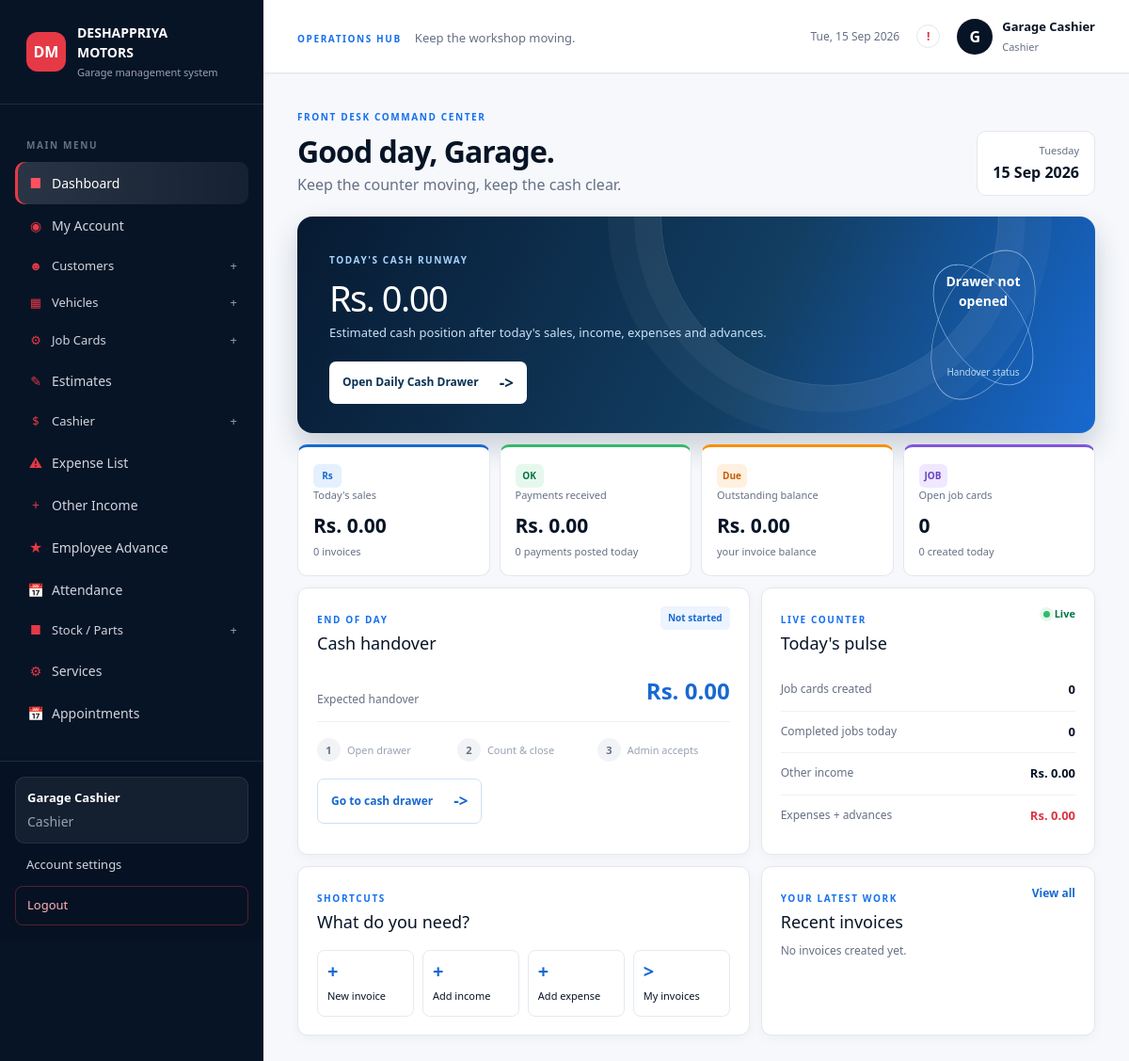
The app's page /index.php?page=cashier (signed in) with its own data.
### tables this page shows
CREATE TABLE IF NOT EXISTS `users` (
    `id` BIGINT UNSIGNED NOT NULL AUTO_INCREMENT,
    `name` VARCHAR(120) NOT NULL,
    `username` VARCHAR(80) NULL,
    `email` VARCHAR(190) NULL,
    `mobile` VARCHAR(40) NULL,
    `role` ENUM('administrator', 'cashier') NOT NULL DEFAULT 'cashier',
    `status` ENUM('active', 'inactive') NOT NULL DEFAULT 'active',
    `last_login_at` DATETIME NULL,
    `password` VARCHAR(255) NOT NULL,
    `created_at` TIMESTAMP NULL DEFAULT CURRENT_TIMESTAMP,
    `updated_at` TIMESTAMP NULL DEFAULT CURRENT_TIMESTAMP ON UPDATE CURRENT_TIMESTAMP,
    PRIMARY KEY (`id`),
    UNIQUE KEY `users_email_unique` (`email`),
    UNIQUE KEY `users_username_unique` (`username`)
);

### views/cashier-dashboard.php (the view, shortened to what the rows shown need)
<?php
require __DIR__ . '/../includes/header.php';
$firstName = strtok($user['name'], ' ');
$register = $cashierDashboard['register'];
$handoverStatus = $register['handover_status'] ?? 'not_submitted';
$handoverLabel = $register && ($register['status'] ?? '') === 'open' ? 'Drawer open' : (['not_submitted' => 'Not started', 'pending' => 'Waiting for admin', 'accepted' => 'Accepted', 'rejected' => 'Needs resubmission'][$handoverStatus] ?? 'Not started');
$handoverClass = $handoverStatus === 'accepted' ? 'is-success' : ($handoverStatus === 'rejected' ? 'is-danger' : ($handoverStatus === 'pending' ? 'is-warning' : 'is-info'));
$cashPosition = (float) ($register['opening_amount'] ?? 0) + $cashierDashboard['sales'] + $cashierDashboard['income'] - $cashierDashboard['expenses'] - $cashierDashboard['advances'];
?>
<main class="cashier-dashboard">
    <section class="cashier-welcome"><div><span class="eyebrow">Front desk command center</span><h1>Good day, <?= e($firstName) ?>.</h1><p>Keep the counter moving, keep the cash clear.</p></div><div class="cashier-date"><span><?= e(date('l')) ?></span><strong><?= e(date('d M Y')) ?></strong></div></section>
    <section class="cashier-hero-card"><div class="cashier-hero-copy"><span class="eyebrow">Today's cash runway</span><h2>Rs. <?= number_format($cashPosition, 2) ?></h2><p>Estimated cash position after today's sales, income, expenses and advances.</p><a class="cashier-primary-action" href="index.php?page=admin&amp;section=cashier-register">Open Daily Cash Drawer <span>-&gt;</span></a></div><div class="cashier-hero-orbit"><span class="orbit-ring"></span><span class="orbit-ring orbit-ring-two"></span><strong><?= $register ? e($handoverLabel) : 'Drawer not opened' ?></strong><small>Handover status</small></div></section>
    <section class="cashier-metrics"><a class="cashier-metric metric-blue" href="index.php?page=admin&amp;section=invoices-mine"><span class="metric-mark">Rs</span><small>Today's sales</small><strong>Rs. <?= number_format($cashierDashboard['sales'], 2) ?></strong><em><?= $cashierDashboard['invoice_count'] ?> invoice<?= $cashierDashboard['invoice_count'] === 1 ? '' : 's' ?></em></a><a class="cashier-metric metric-green" href="index.php?page=admin&amp;section=invoices-mine"><span class="metric-mark">OK</span><small>Payments received</small><strong>Rs. <?= number_format($cashierDashboard['payment_total'], 2) ?></strong><em><?= $cashierDashboard['payment_count'] ?> payment<?= $cashierDashboard['payment_count'] === 1 ? '' : 's' ?> posted today</em></a><a class="cashier-metric metric-orange" href="index.php?page=admin&amp;section=invoices-mine"><span class="metric-mark">Due</span><small>Outstanding balance</small><strong>Rs. <?= number_format($cashierDashboard['due'], 2) ?></strong><em>your invoice balance</em></a><a class="cashier-metric metric-purple" href="index.php?page=admin&amp;section=jobcards-pending"><span class="metric-mark">JOB</span><small>Open job cards</small><strong><?= number_format($cashierDashboard['open_jobs']) ?></strong><em><?= $cashierDashboard['jobs_today'] ?> created today</em></a></section>
    <section class="cashier-work-grid"><article class="cashier-panel cashier-handover-panel"><div class="cashier-panel-heading"><div><span class="eyebrow">End of day</span><h2>Cash handover</h2></div><span class="cashier-status <?= e($handoverClass) ?>"><?= e($handoverLabel) ?></span></div><div class="handover-amount"><span>Expected handover</span><strong>Rs. <?= number_format($cashierDashboard['expected'], 2) ?></strong></div><div class="handover-steps"><div class="handover-step <?= $register ? 'is-done' : '' ?>"><b>1</b><span>Open drawer</span></div><div class="handover-step <?= $register && $handoverStatus !== 'not_submitted' ? 'is-done' : '' ?>"><b>2</b><span>Count &amp; close</span></div><div class="handover-step <?= $handoverStatus === 'accepted' ? 'is-done' : '' ?>"><b>3</b><span>Admin accepts</span></div></div><a class="cashier-outline-action" href="index.php?page=admin&amp;section=cashier-register">Go to cash drawer <span>-&gt;</span></a></article><article class="cashier-panel cashier-today-panel"><div class="cashier-panel-heading"><div><span class="eyebrow">Live counter</span><h2>Today's pulse</h2></div><span class="pulse-dot">Live</span></div><div class="pulse-list"><div><span>Job cards created</span><strong><?= $cashierDashboard['jobs_today'] ?></strong></div><div><span>Completed jobs today</span><strong><?= $cashierDashboard['completed_jobs'] ?></strong></div><div><span>Other income</span><strong>Rs. <?= number_format($cashierDashboard['income'], 2) ?></strong></div><div><span>Expenses + advances</span><strong class="text-danger">Rs. <?= number_format($cashierDashboard['expenses'] + $cashierDashboard['advances'], 2) ?></strong></div></div></article></section>
    <section class="cashier-bottom-grid"><article class="cashier-panel cashier-quick-panel"><div class="cashier-panel-heading"><div><span class="eyebrow">Shortcuts</span><h2>What do you need?</h2></div></div><div class="cashier-shortcuts"><a href="index.php?page=admin&amp;section=invoices-quick"><b>+</b><span>New invoice</span></a><a href="index.php?page=admin&amp;section=other-income-add"><b>+</b><span>Add income</span></a><a href="index.php?page=admin&amp;section=expenses-add"><b>+</b><span>Add expense</span></a><a href="index.php?page=admin&amp;section=invoices-mine"><b>&gt;</b><span>My invoices</span></a></div></article><article class="cashier-panel cashier-recent-panel"><div class="cashier-panel-heading"><div><span class="eyebrow">Your latest work</span><h2>Recent invoices</h2></div><a href="index.php?page=admin&amp;section=invoices-mine">View all</a></div><div class="cashier-recent-list"><?php if (!$cashierDashboard['recent_invoices']): ?><p class="cashier-empty">No invoices created yet.</p><?php endif; ?></div></article></section>
</main>
<?php require __DIR__ . '/../includes/footer.php'; ?>

### includes/header.php (shortened to what the rows shown need)
<?php $user = current_user(); $isAdmin = $user['role'] === 'administrator'; $pendingCashHandoverCount = 0; $pendingAdvanceRequestCount = 0; ?>
<!doctype html>
<html lang="en">
<head>
    <link href="https://cdn.jsdelivr.net/npm/bootstrap@5.3.3/dist/css/bootstrap.min.css" rel="stylesheet">
    <link href="assets/css/style.css?v=<?= (int) filemtime(__DIR__ . '/../assets/css/style.css') ?>" rel="stylesheet">
</head>
<body class="<?= $isAdmin ? 'admin-user' : 'cashier-user' ?>">
<?php $referenceLayout = $isAdmin && (strpos((string) ($section ?? ''), 'customers') === 0 || strpos((string) ($section ?? ''), 'vehicles') === 0 || strpos((string) ($section ?? ''), 'suppliers') === 0 || strpos((string) ($section ?? ''), 'employees') === 0 || strpos((string) ($section ?? ''), 'jobcards') === 0); ?>
<div class="app-shell <?= $referenceLayout ? 'customer-layout' : '' ?> <?= ($section ?? '') === 'vehicles' ? 'vehicle-list-page' : '' ?>">
    <?php require __DIR__ . ($isAdmin ? '/admin-sidebar.php' : '/sidebar.php'); ?>
    <div class="main-area">
        <header class="topbar <?= $isAdmin ? 'admin-topbar' : '' ?>">
            <?php if (!$isAdmin): ?><div><span class="eyebrow">Operations hub</span><span class="topbar-subtitle d-none d-md-inline">Keep the workshop moving.</span></div><?php endif; ?>
            <div class="topbar-tools"><span class="header-date d-none d-md-inline"><?= date('D, d M Y') ?></span><?php if ($isAdmin): ?><a class="notification-dot <?= ($pendingCashHandoverCount + $pendingAdvanceRequestCount) > 0 ? 'notification-active' : '' ?>" href="index.php?page=admin&amp;section=cashier-advance-requests" aria-label="Notifications" title="Advance requests and cash handovers"><?= ($pendingCashHandoverCount + $pendingAdvanceRequestCount) > 0 ? ($pendingCashHandoverCount + $pendingAdvanceRequestCount) : '!' ?></a><?php else: ?><span class="notification-dot" aria-label="Notifications">!</span><?php endif; ?><div class="user-chip"><div class="avatar"><?= e(strtoupper(substr($user['name'], 0, 1))) ?></div><div class="d-none d-sm-block"><strong><?= e($user['name']) ?></strong><small><?= e(ucfirst($user['role'])) ?></small></div></div></div>
        </header>
        <main class="content-area">

### includes/sidebar.php
<?php
$section = $section ?? '';
$cashierMenu = [
    'Dashboard' => ['dashboard'],
    'My Account' => ['account'],
    'Customers' => ['customers', 'customers-add'],
    'Vehicles' => ['vehicles', 'vehicles-add'],
    'Job Cards' => ['jobcards-new', 'jobcards-pending', 'jobcards-ongoing', 'jobcards-completed'],
    'Estimates' => ['estimates'],
    'Cashier' => ['cashier-register', 'invoices-mine', 'invoices', 'invoices-quick', 'reports-payments'],
    'Expenses' => ['expenses'],
    'Other Income' => ['other-income'],
    'Employee Advance' => ['cashier-advance-requests'],
    'Employee Attendance' => ['employees-attendance'],
    'Stock / Parts' => ['stock', 'stock-low'],
    'Services' => ['services'],
    'Appointments' => ['appointments'],
];
$cashierLabels = [
    'dashboard' => 'Dashboard', 'account' => 'My Account', 'customers' => 'All Customers', 'customers-add' => 'Add Customer',
    'vehicles' => 'All Vehicles', 'vehicles-add' => 'Add Vehicle', 'jobcards-new' => 'New Job Card', 'jobcards-pending' => 'Pending Job Cards',
    'jobcards-ongoing' => 'Ongoing Job Cards', 'jobcards-completed' => 'Completed Job Cards',
    'estimates' => 'Estimates', 'invoices-mine' => 'My Invoices', 'invoices' => 'Invoice List', 'invoices-quick' => 'Quick Invoice',
    'cashier-register' => 'Daily Cash Drawer', 'reports-payments' => 'Payment History', 'expenses' => 'Expense List', 'other-income' => 'Other Income',
    'employees-advances' => 'Employee Advance', 'cashier-advance-requests' => 'Employee Advance', 'employees-attendance' => 'Attendance', 'stock' => 'Stock List', 'stock-low' => 'Low Stock',
    'services' => 'Services', 'appointments' => 'Appointments',
];
$cashierIcons = ['Dashboard' => '&#9632;', 'My Account' => '&#9673;', 'Customers' => '&#9787;', 'Vehicles' => '&#9638;', 'Job Cards' => '&#9881;', 'Estimates' => '&#9998;', 'Cashier' => '&#36;', 'Expenses' => '&#9888;', 'Other Income' => '&#43;', 'Employee Advance' => '&#9733;', 'Employee Attendance' => '&#128197;', 'Stock / Parts' => '&#9632;', 'Services' => '&#9881;', 'Appointments' => '&#128197;'];
$cashierHref = static fn(string $item): string => $item === 'dashboard' ? 'index.php?page=cashier' : ($item === 'account' ? 'index.php?page=account' : 'index.php?page=admin&section=' . rawurlencode($item));
?>
<aside class="sidebar cashier-sidebar" data-sidebar>
    <div class="brand"><div class="brand-mark">DM</div><div><strong>DESHAPPRIYA<br>MOTORS</strong><small>Garage management system</small></div></div>
    <nav class="sidebar-nav"><span class="nav-label">Main menu</span><?php foreach ($cashierMenu as $group => $items): ?><?php if (count($items) === 1): ?><a class="nav-link <?= $section === $items[0] || ($items[0] === 'dashboard' && ($section ?? '') === '') ? 'active' : '' ?>" href="<?= e($cashierHref($items[0])) ?>"><span><?= $cashierIcons[$group] ?? '&#8226;' ?></span><?= e($cashierLabels[$items[0]] ?? $group) ?></a><?php else: ?><details class="nav-group" <?= in_array($section, $items, true) ? 'open' : '' ?>><summary><span><?= $cashierIcons[$group] ?? '&#8226;' ?></span><?= e($group) ?></summary><?php foreach ($items as $item): ?><a class="nav-sublink <?= $section === $item ? 'active' : '' ?>" href="<?= e($cashierHref($item)) ?>"><?= e($cashierLabels[$item] ?? $item) ?></a><?php endforeach; ?></details><?php endif; ?><?php endforeach; ?></nav>
    <div class="sidebar-bottom"><div class="account-card"><strong><?= e($user['name']) ?></strong><small>Cashier</small></div><a class="side-action" href="index.php?page=account">Account settings</a><form method="post" action="index.php?page=logout"><input type="hidden" name="csrf_token" value="<?= e(csrf_token()) ?>"><button class="side-action side-button logout-button">Logout</button></form></div>
</aside>

### records on screen
users: name "Garage Cashier", name "G", role "Cashier", name "Garage"

### other values on screen
$cashierIcons[$group] "■"
$cashierLabels[$items[0]] "Dashboard"
$cashierIcons[$group] "◉"
$cashierLabels[$items[0]] "My Account"
$cashierIcons[$group] "☻"
$group "Customers"
$cashierIcons[$group] "▦"
$group "Vehicles"
$cashierIcons[$group] "⚙"
$group "Job Cards"
$cashierIcons[$group] "✎"
$cashierLabels[$items[0]] "Estimates"
$cashierIcons[$group] "$"
$group "Cashier"
$cashierIcons[$group] "⚠"
